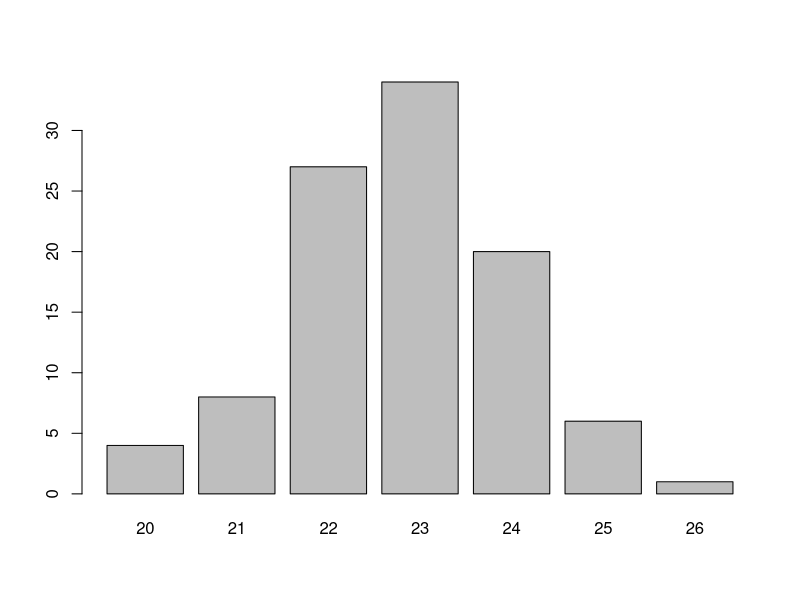

Reproduce this figure in R.
## ---- chunk 1
bday_simulation <- function() {
  N <- 100
  for (n in 2:365) {
    hits <- 0
    for (i in 1:N) {
      room <- sample(1:365, n, replace = TRUE)
      dedup <- unique(room)
      if (length(dedup) < length(room)) {
        # This means there are some duplicates, so some people share birthday
        hits <- hits + 1
      }
    }
    prob_same_bday = hits / N
    if (prob_same_bday > 0.50) {
      return(n)
    }
  }
  return(366)
}
results <- c() # c() constructs an empty vector (column)
for (i in 1:100) {
  results[i] <- bday_simulation()
}
res_table <- table(results)
print(res_table)
barplot(res_table)
## ---- chunk 2
for (n in 2:365) {
  product <- 1 # Initialise the product variable to 1
  for (k in 0:(n-1)) {
    product <- product * (365 - k) / 365
  }
  p <- 1 - product
  if (p > 0.5) {
    print(paste("Value of n:", n))
    break;
  }
}
